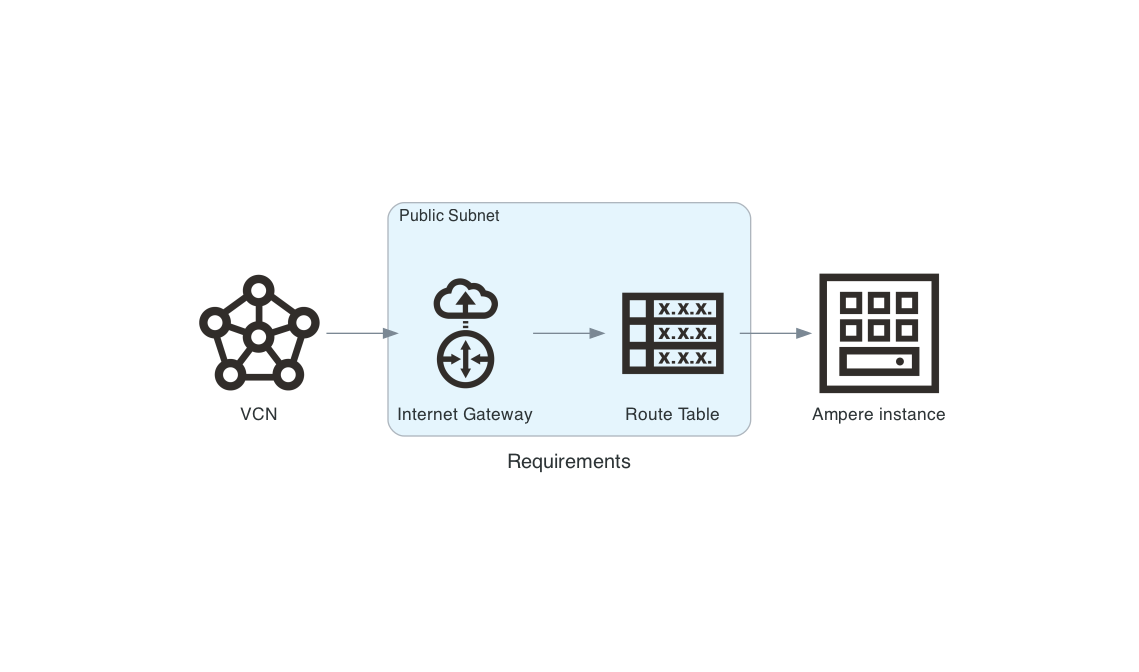

Recreate this plot in Python.
#!/usr/bin/env python3

from diagrams import Cluster, Diagram
from diagrams.oci.compute import VM
from diagrams.oci.network import InternetGateway, RouteTable, Vcn

with Diagram("Requirements", show=False):

    vcn = Vcn("VCN")
    vm = VM("Ampere instance")

    with Cluster("Public Subnet"):

        ig = InternetGateway("Internet Gateway")
        rt = RouteTable("Route Table")

    vcn >> ig >> rt
    rt >> vm
